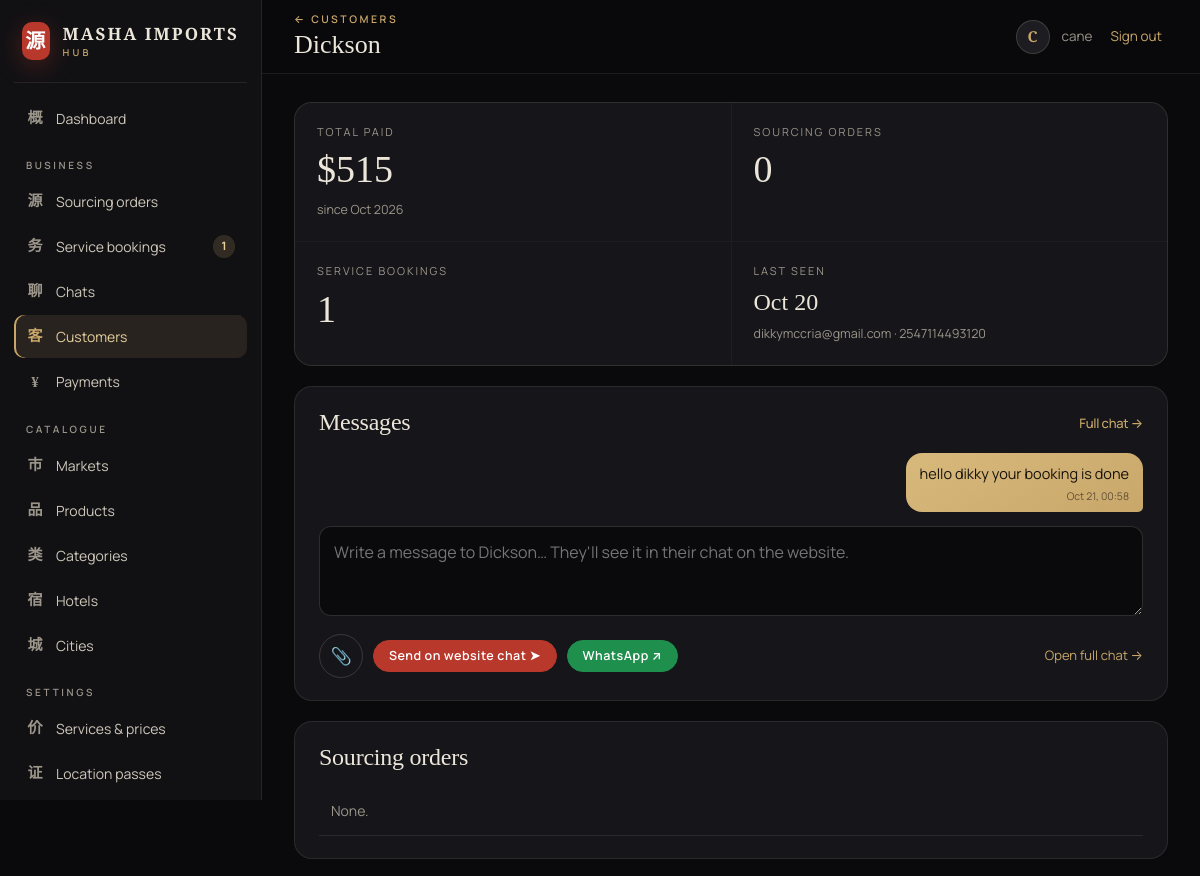
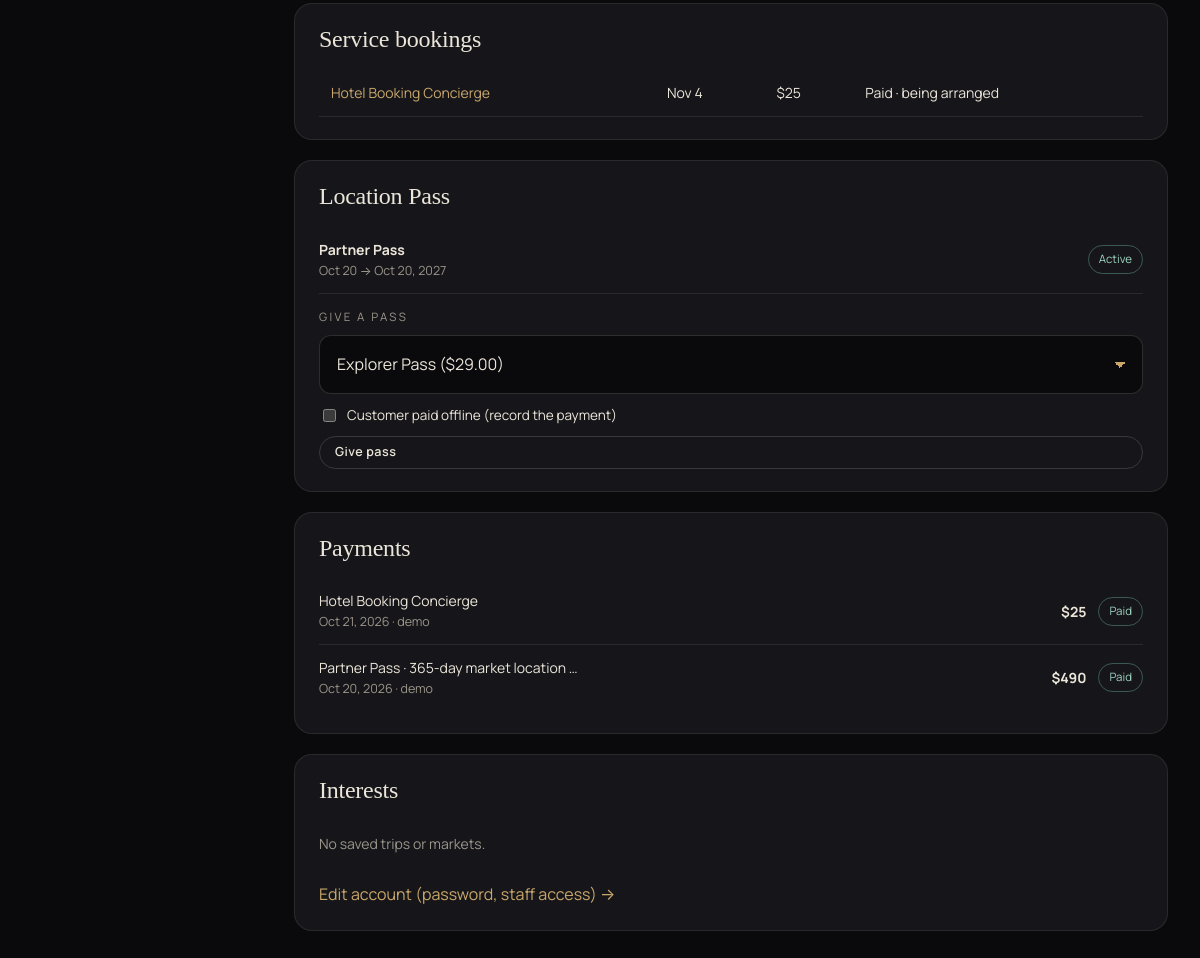
The page /hub/customers/2/ (signed in) on the database its author committed (2 pictures, top to bottom).
### support/models.py (models this page shows, shortened)
class Message(models.Model):
    conversation = models.ForeignKey(Conversation, on_delete=models.CASCADE, related_name="messages")
    sender = models.ForeignKey(settings.AUTH_USER_MODEL, on_delete=models.SET_NULL, null=True)
    from_staff = models.BooleanField(default=False)
    body = models.TextField(blank=True)
    attachment = models.FileField(upload_to=attachment_path, blank=True)
    page = models.CharField(max_length=300, blank=True, help_text="Page the customer was on when they wrote.")
    created = models.DateTimeField(auto_now_add=True, db_index=True)
    class Meta:
        ordering = ["created", "id"]

### travel/models.py (models this page shows, shortened)
class ServiceOrder(models.Model):
    class Status(models.TextChoices):
        AWAITING_PAYMENT = "awaiting_payment", "Awaiting payment"
        CONFIRMED = "confirmed", "Paid · being arranged"
        SCHEDULED = "scheduled", "Scheduled"
        COMPLETED = "completed", "Completed"
        CANCELLED = "cancelled", "Cancelled"
    user = models.ForeignKey(settings.AUTH_USER_MODEL, on_delete=models.CASCADE, related_name="service_orders")
    service = models.ForeignKey(Service, on_delete=models.PROTECT)
    quantity = models.PositiveSmallIntegerField(default=1)
    city = models.ForeignKey(City, on_delete=models.SET_NULL, null=True, blank=True)
    market = models.ForeignKey("catalog.Market", on_delete=models.SET_NULL, null=True, blank=True)
    hotel = models.ForeignKey(Hotel, on_delete=models.SET_NULL, null=True, blank=True)
    date = models.DateField("date needed", null=True, blank=True)
    end_date = models.DateField(null=True, blank=True)
    guests = models.PositiveSmallIntegerField(default=1)
    phone = models.CharField("WhatsApp / phone", max_length=40)
    details = models.TextField(blank=True)
    amount = models.DecimalField(max_digits=9, decimal_places=2)
    status = models.CharField(max_length=20, choices=Status.choices, default=Status.AWAITING_PAYMENT)
    staff_notes = models.TextField(blank=True, help_text="Visible to the customer.")
    paid_at = models.DateTimeField(null=True, blank=True)
    created = models.DateTimeField(auto_now_add=True)
    class Meta:
        ordering = ["-created"]

class Service(models.Model):
    name = models.CharField(max_length=120)
    name_zh = models.CharField(max_length=20, blank=True, help_text="One or two characters used as the card's icon.")
    slug = models.SlugField(unique=True)
    summary = models.CharField(max_length=240)
    description = models.TextField(blank=True)
    price = models.DecimalField(max_digits=8, decimal_places=2)
    unit = models.CharField(max_length=30, default="per order", help_text="e.g. per day, per order, per trip")
    max_quantity = models.PositiveSmallIntegerField(default=1, help_text="Allow ordering several units (e.g. days).")
    order = models.PositiveIntegerField(default=0)
    active = models.BooleanField(default=True)
    class Meta:
        ordering = ["order", "name"]

### sourcing/models.py (models this page shows, shortened)
class Subscription(models.Model):
    user = models.ForeignKey(settings.AUTH_USER_MODEL, on_delete=models.CASCADE, related_name="subscriptions")
    plan = models.ForeignKey(Plan, on_delete=models.PROTECT)
    starts_at = models.DateTimeField()
    expires_at = models.DateTimeField()
    created = models.DateTimeField(auto_now_add=True)
    class Meta:
        ordering = ["-expires_at"]
    @classmethod
    def current_for(cls, user):
        if not user.is_authenticated:
            return None
        now = timezone.now()
        return cls.objects.filter(user=user, starts_at__lte=now, expires_at__gt=now).first()

class Plan(models.Model):
    name = models.CharField(max_length=80)
    slug = models.SlugField(unique=True)
    price = models.DecimalField(max_digits=8, decimal_places=2)
    duration_days = models.PositiveIntegerField()
    tagline = models.CharField(max_length=160, blank=True)
    features = models.TextField(help_text="One feature per line.")
    highlighted = models.BooleanField(default=False)
    order = models.PositiveIntegerField(default=0)
    active = models.BooleanField(default=True)
    class Meta:
        ordering = ["order", "price"]
    def __str__(self):
        return f"{self.name} (${self.price})"

class Payment(models.Model):
    class Kind(models.TextChoices):
        SOURCING = "sourcing", "Sourcing fee"
        SUBSCRIPTION = "subscription", "Location pass"
        SERVICE = "service", "Service booking"
    class Status(models.TextChoices):
        PENDING = "pending", "Pending"
        PAID = "paid", "Paid"
        FAILED = "failed", "Failed"
    user = models.ForeignKey(settings.AUTH_USER_MODEL, on_delete=models.CASCADE, related_name="payments")
    kind = models.CharField(max_length=20, choices=Kind.choices)
    amount = models.DecimalField(max_digits=8, decimal_places=2)
    currency = models.CharField(max_length=3, default="usd")
    status = models.CharField(max_length=10, choices=Status.choices, default=Status.PENDING)
    provider = models.CharField(max_length=20, default="stripe")
    provider_ref = models.CharField(max_length=255, blank=True, db_index=True)
    sourcing_request = models.ForeignKey(SourcingRequest, on_delete=models.SET_NULL, null=True, blank=True)
    plan = models.ForeignKey(Plan, on_delete=models.SET_NULL, null=True, blank=True)
    service_order = models.ForeignKey("travel.ServiceOrder", on_delete=models.SET_NULL, null=True, blank=True)
    created = models.DateTimeField(auto_now_add=True)
    paid_at = models.DateTimeField(null=True, blank=True)
    class Meta:
        ordering = ["-created"]
    @property
    def description(self):
        if self.kind == self.Kind.SOURCING and self.sourcing_request:
            return f"Sourcing fee · {self.sourcing_request.title}"
        if self.service_order:
            o = self.service_order
            qty = f" × {o.quantity}" if o.quantity > 1 else ""
            return f"{o.service.name}{qty}"
        if self.plan:
            return f"{self.plan.name} · {self.plan.duration_days}-day market location pass"
        return self.get_kind_display()

### hub/views.py (the view, shortened to what this page needs)
# urls.py: path("customers/<int:pk>/", views.customer_detail, name="customer_detail"),
@staff_required
def customer_detail(request, pk):
    customer = get_object_or_404(User, pk=pk)
    grant = GrantPassForm(request.POST or None)
    conv = Conversation.objects.filter(customer=customer).first()
    phones = list(customer.service_orders.exclude(phone="").values_list("phone", flat=True)[:1])
    return render(request, "hub/customer_detail.html", {
        "customer": customer, "grant": grant, "conv": conv,
        "recent_messages": conv.messages.select_related("sender").order_by("-id")[:6][::-1] if conv else [],
        "orders": customer.sourcing_requests.all()[:10],
        "services": customer.service_orders.select_related("service")[:10],
        "passes": customer.subscriptions.select_related("plan")[:10],
        "payments": customer.payments.order_by("-created")[:10],
        "trips": customer.trip_plans.select_related("city")[:5],
        "favorites": customer.favorites.select_related("market")[:8],
        "paid": customer.payments.filter(status="paid").aggregate(t=Sum("amount"))["t"] or 0,
        "now": timezone.now(),
        "whatsapp": whatsapp_link(phones[0] if phones else "", "Hello from Masha Imports! "),
        "phone": phones[0] if phones else "",
    })

### templates/hub/customer_detail.html (shortened to what this page needs)
{% extends "hub/base.html" %}
{% block heading %}<small><a href="{% url 'hub:customers' %}">← Customers</a></small>{{ customer.get_full_name|default:customer.username }}{% endblock %}
{% block content %}
<div class="hub-kpis">
  <div class="hub-kpi"><span>Total paid</span><b>${{ paid|floatformat:0 }}</b><small>since {{ customer.date_joined|date:"M Y" }}</small></div>
  <div class="hub-kpi"><span>Sourcing orders</span><b>{{ orders|length }}</b></div>
  <div class="hub-kpi"><span>Service bookings</span><b>{{ services|length }}</b></div>
  <div class="hub-kpi"><span>Last seen</span><b style="font-size:24px">{{ customer.last_login|date:"M j"|default:"—" }}</b><small>{{ customer.email|default:"no e-mail" }}{% if phone %} · {{ phone }}{% endif %}</small></div>
</div>
<div class="hub-grid two" style="align-items:start">
  <div style="display:grid;gap:20px">
    <section class="hub-card">
      <h2>Messages {% if conv %}<a href="{% url 'support:inbox_thread' conv.pk %}">Full chat →</a>{% endif %}</h2>
      {% if recent_messages %}
        <div class="hub-msgs">{% for m in recent_messages %}
          <div class="chat-msg {% if m.from_staff %}mine{% else %}theirs{% endif %}"><div class="chat-bubble">{% if m.body %}<div class="chat-text">{{ m.body }}</div>{% endif %}<div class="chat-time">{{ m.created|date:"M j, H:i" }}</div></div></div>
        {% endfor %}</div>
      {% else %}<p class="hub-empty">No messages yet. Start the conversation below.</p>{% endif %}
      {% include "hub/_compose.html" with prefill="" %}
    </section>
    <section class="hub-card hub-table-wrap">
      <h2>Sourcing orders</h2>
      <table class="hub-table"><tbody>
      {% for o in orders %}<tr><td><a class="link" href="{% url 'hub:order_detail' o.reference %}">{{ o.reference }}</a></td><td>{{ o.title }}</td><td><span class="status {{ o.status }}">{{ o.get_status_display }}</span></td><td class="hub-muted">{{ o.created|date:"M j" }}</td></tr>
      {% empty %}<tr><td class="hub-empty">None.</td></tr>{% endfor %}
      </tbody></table>
    </section>
    <section class="hub-card hub-table-wrap">
      <h2>Service bookings</h2>
      <table class="hub-table"><tbody>
      {% for s in services %}<tr><td><a class="link" href="{% url 'hub:service_order_detail' s.pk %}">{{ s.service.name }}</a></td><td>{{ s.date|date:"M j" }}</td><td>${{ s.amount|floatformat:0 }}</td><td>{{ s.get_status_display }}</td></tr>
      {% empty %}<tr><td class="hub-empty">None.</td></tr>{% endfor %}
      </tbody></table>
    </section>
  </div>
  <aside style="display:grid;gap:20px">
    <section class="hub-card">
      <h2>Location Pass</h2>
      {% for p in passes %}<div class="hub-list-item"><span class="grow"><b>{{ p.plan.name }}</b><small>{{ p.starts_at|date:"M j" }} → {{ p.expires_at|date:"M j, Y" }}</small></span>{% if p.starts_at <= now and p.expires_at > now %}<span class="hub-pill good">Active</span>{% elif p.starts_at > now %}<span class="hub-pill gold">Queued</span>{% else %}<span class="hub-muted">Expired</span>{% endif %}</div>
      {% empty %}<p class="hub-empty">No pass yet.</p>{% endfor %}
      <form method="post" style="margin-top:14px;display:grid;gap:10px">{% csrf_token %}
        <div class="field"><label>Give a pass</label>{{ grant.plan }}</div>
        <label style="display:flex;gap:8px;align-items:center;font-size:13.5px">{{ grant.paid_offline }} {{ grant.paid_offline.label }}</label>
        <button class="btn btn-ghost btn-sm" name="grant" value="1">Give pass</button>
      </form>
    </section>
    <section class="hub-card">
      <h2>Payments</h2>
      {% for p in payments %}<div class="hub-list-item"><span class="grow">{{ p.description|truncatechars:40 }}<small>{{ p.created|date:"M j, Y" }} · {{ p.provider }}</small></span><b>${{ p.amount|floatformat:0 }}</b>{% if p.status == "paid" %}<span class="hub-pill good">Paid</span>{% else %}<span class="hub-muted">{{ p.get_status_display }}</span>{% endif %}</div>
      {% empty %}<p class="hub-empty">No payments.</p>{% endfor %}
    </section>
    <section class="hub-card">
      <h2>Interests</h2>
      {% if not trips and not favorites %}<p class="hub-empty">No saved trips or markets.</p>{% endif %}
      <p style="margin:14px 0 0"><a class="link" href="{% url 'admin:auth_user_change' customer.pk %}">Edit account (password, staff access) →</a></p>
    </section>
  </aside>
</div>
{% endblock %}

### templates/hub/base.html (shortened to what this page needs)
{% load static %}<!doctype html>
<html lang="en">
<head>
  <link rel="stylesheet" href="{% static 'css/site.css' %}">
  <link rel="stylesheet" href="{% static 'support/chat.css' %}">
  <link rel="stylesheet" href="{% static 'hub/hub.css' %}">
</head>
<body class="hub-body">
{% with url=request.resolver_match.url_name key=request.resolver_match.kwargs.key %}
<aside class="hub-side" id="hub-side">
  <a href="{% url 'hub:dashboard' %}" class="hub-brand"><span class="brand-seal">源</span><span>{{ SITE_NAME }}<small>Hub</small></span></a>
  <nav>
    <a href="{% url 'hub:dashboard' %}" class="{% if url == 'dashboard' %}on{% endif %}"><i>概</i>Dashboard</a>
    <span class="hub-nav-h">Business</span>
    <a href="{% url 'hub:orders' %}" class="{% if 'order' in url and 'service' not in url %}on{% endif %}"><i>源</i>Sourcing orders{% if hub_counts.orders %}<b>{{ hub_counts.orders }}</b>{% endif %}</a>
    <a href="{% url 'hub:service_orders' %}" class="{% if 'service_order' in url %}on{% endif %}"><i>务</i>Service bookings{% if hub_counts.services %}<b>{{ hub_counts.services }}</b>{% endif %}</a>
    <a href="{% url 'support:inbox' %}" class="{% if 'inbox' in url %}on{% endif %}"><i>聊</i>Chats{% if hub_counts.chats %}<b class="red">{{ hub_counts.chats }}</b>{% endif %}</a>
    <a href="{% url 'hub:customers' %}" class="{% if 'customer' in url %}on{% endif %}"><i>客</i>Customers</a>
    <a href="{% url 'hub:payments' %}" class="{% if url == 'payments' %}on{% endif %}"><i>¥</i>Payments</a>
    <span class="hub-nav-h">Catalogue</span>
    <a href="{% url 'hub:resource_list' 'markets' %}" class="{% if key == 'markets' %}on{% endif %}"><i>市</i>Markets</a>
    <a href="{% url 'hub:resource_list' 'products' %}" class="{% if key == 'products' %}on{% endif %}"><i>品</i>Products</a>
    <a href="{% url 'hub:resource_list' 'categories' %}" class="{% if key == 'categories' %}on{% endif %}"><i>类</i>Categories</a>
    <a href="{% url 'hub:resource_list' 'hotels' %}" class="{% if key == 'hotels' %}on{% endif %}"><i>宿</i>Hotels</a>
    <a href="{% url 'hub:resource_list' 'cities' %}" class="{% if key == 'cities' %}on{% endif %}"><i>城</i>Cities</a>
    <span class="hub-nav-h">Settings</span>
    <a href="{% url 'hub:resource_list' 'services' %}" class="{% if key == 'services' %}on{% endif %}"><i>价</i>Services &amp; prices</a>
    <a href="{% url 'hub:resource_list' 'plans' %}" class="{% if key == 'plans' %}on{% endif %}"><i>证</i>Location passes</a>
    <a href="{% url 'hub:settings' %}" class="{% if url == 'settings' %}on{% endif %}"><i>设</i>Chat &amp; WhatsApp</a>
  </nav>
</aside>
{% endwith %}
<div class="hub-main">
  <header class="hub-top">
    <div class="hub-title">{% block heading %}{% endblock %}</div>
    <div class="hub-user">
      <span class="hub-avatar">{{ user.first_name|default:user.username|slice:":1"|upper }}</span>
      <span class="hub-user-name">{{ user.get_full_name|default:user.username }}</span>
      <form method="post" action="{% url 'accounts:logout' %}">{% csrf_token %}<button class="link" style="background:none;border:0;font:inherit;cursor:pointer">Sign out</button></form>
    </div>
  </header>
  <main class="hub-content">{% block content %}{% endblock %}</main>
</div>
</body>
</html>

### templates/hub/_compose.html (shortened to what this page needs)
<form class="hub-compose" method="post" action="{% url 'hub:send_message' customer.pk %}" enctype="multipart/form-data">{% csrf_token %}
  <textarea name="body" placeholder="Write a message to {{ customer.first_name|default:customer.username }}… They'll see it in their chat on the website.">{{ prefill }}</textarea>
  <div class="row">
    <label class="chat-attach" title="Attach a photo or file">📎<input type="file" name="attachment" accept="image/*,.pdf,.doc,.docx,.xls,.xlsx,.csv,.txt"></label>
    <button class="btn btn-red btn-sm">Send on website chat ➤</button>
    {% if whatsapp %}<a class="btn wa-btn btn-sm" href="{{ whatsapp }}" target="_blank" rel="noopener">WhatsApp ↗</a>{% endif %}
    {% if conv %}<a class="link" style="margin-left:auto;font-size:13px" href="{% url 'support:inbox_thread' conv.pk %}">Open full chat →</a>{% endif %}
  </div>
</form>

### rows shown on the page
Message: body "hello dikky your booking is done", created "Oct 21, 00:58"
ServiceOrder: service.name "Hotel Booking Concierge", date "Nov 4", amount "25", status "Paid · being arranged"
Subscription: plan.name "Partner Pass", starts_at "Oct 20", expires_at "Oct 20, 2027", shows "Active"
Payment: description "Hotel Booking Concierge", created "Oct 21, 2026", provider "demo", amount "25", status "Paid"
Payment: description "Partner Pass · 365-day market location …", created "Oct 20, 2026", provider "demo", amount "490", status "Paid"

### other values the page prints
{{ SITE_NAME }} "MASHA IMPORTS"
{{ hub_counts.services }} "1"
{{ customer.get_full_name|default:customer.username }} "Dickson"
{{ user.first_name|default:user.username|slice:":1"|upper }} "C"
{{ user.get_full_name|default:user.username }} "cane"
{{ paid|floatformat:0 }} "515"
{{ customer.date_joined|date:"M Y" }} "Oct 2026"
{{ orders|length }} "0"
{{ services|length }} "1"
{{ customer.last_login|date:"M j"|default:"—" }} "Oct 20"
{{ customer.email|default:"no e-mail" }} "dikkymccria@gmail.com"
{{ phone }} "2547114493120"
{{ grant.paid_offline.label }} "Customer paid offline (record the payment)"
